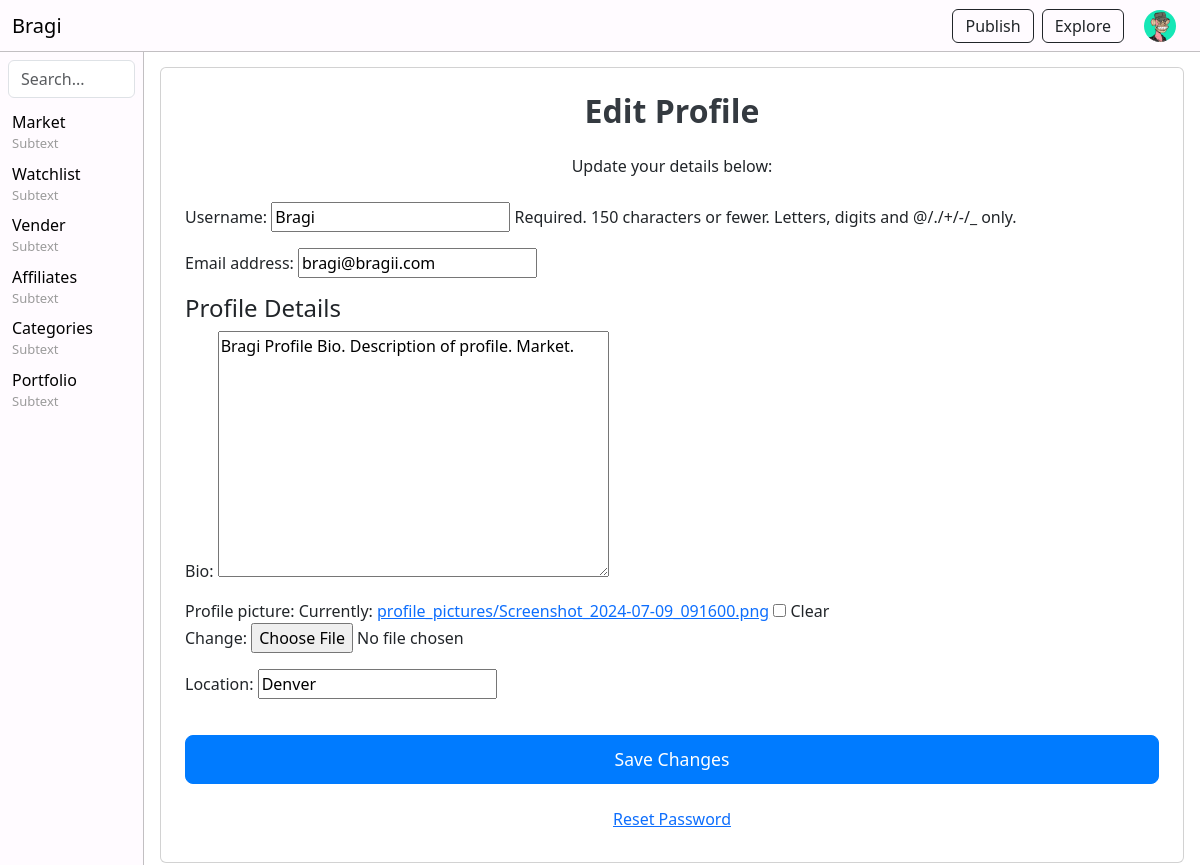
Page /users/profile/edit/ (signed in) on the earlier database version.
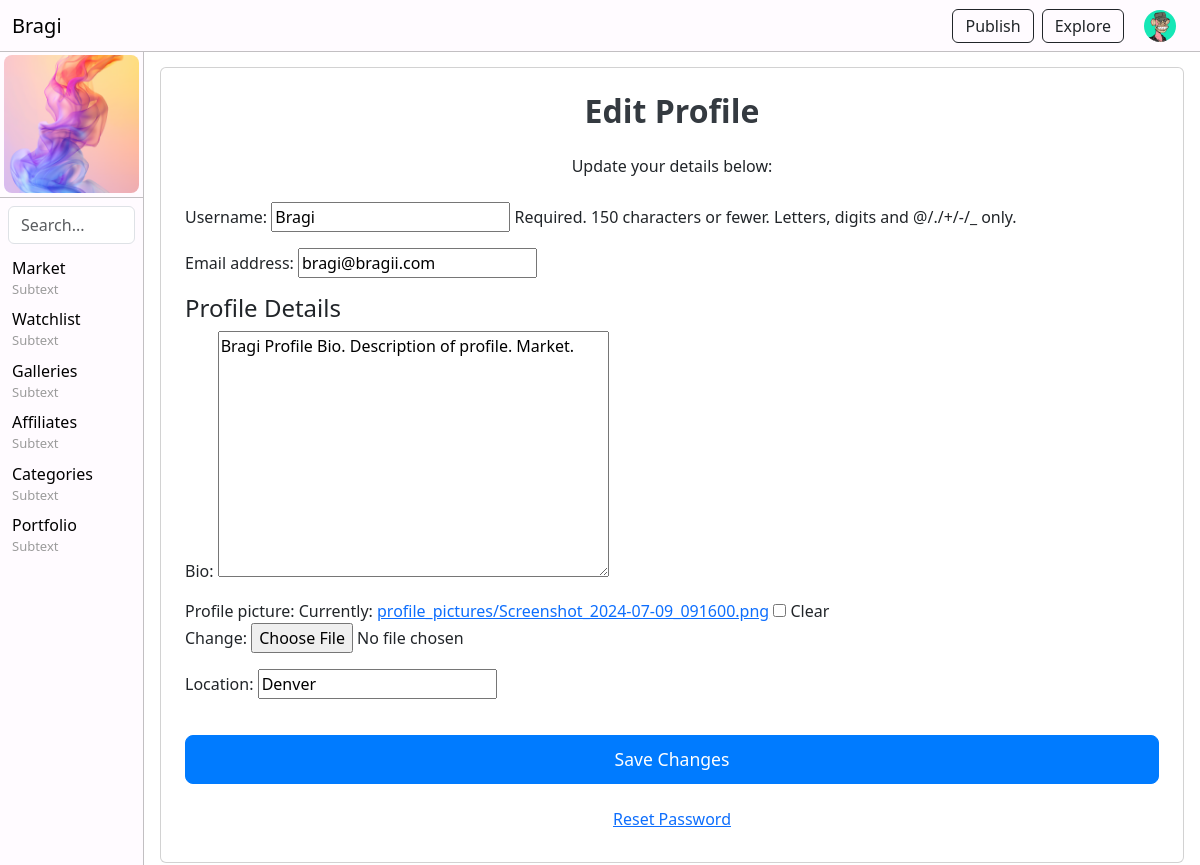
Same page on the later database version.
### toolbar/models.py (models this page shows, shortened)
class ToolbarItem(models.Model):
    name = models.CharField(max_length=100)
    subtext = models.CharField(max_length=100, blank=True, null=True)  # Optional field
    url = models.CharField(max_length=200, blank=True, null=True)
    order = models.IntegerField(default=0)
    visible = models.BooleanField(default=True)
    parent = models.ForeignKey('self', blank=True, null=True, related_name='children', on_delete=models.CASCADE)  # Self-referencing ForeignKey for submenus
    class Meta:
        ordering = ['order']

class Toolbar(models.Model):  # Separate model for the toolbar's external image
    name = models.CharField(max_length=100, blank=True, null=True)
    alt_text = models.CharField(max_length=200, blank=True, null=True)  # Alt text for the image
    image = models.ImageField(upload_to='toolbar_images/', blank=True, null=True)  # Image upload field
    url = models.URLField(max_length=200, blank=True, null=True)  # Use URLField for link
    visible = models.BooleanField(default=True)

### users/views.py (the view)
# urls.py: path('profile/edit/', views.profile_edit_view, name='profile_edit'),  # Profile edit page
@login_required
def profile_edit_view(request):
    user_profile, created = UserProfile.objects.get_or_create(user=request.user)
    if request.method == 'POST':
        user_form = UserEditForm(request.POST, instance=request.user)
        profile_form = UserProfileEditForm(request.POST, request.FILES, instance=user_profile)
        if user_form.is_valid() and profile_form.is_valid():
            user_form.save()  # Save the user data
            profile_form.save()  # Save the profile data
            print(f"Profile updated: {user_profile}")  # Debugging line
            return redirect('profile')  # Redirect to the profile view after saving
    else:
        user_form = UserEditForm(instance=request.user)
        profile_form = UserProfileEditForm(instance=user_profile)
    return render(request, 'users/profile_edit.html', {
        'user_form': user_form,
        'profile_form': profile_form,
    })

### users/forms.py
class UserEditForm(forms.ModelForm):
    class Meta:
        model = User
        fields = ['username', 'email']  # Email is visible only to the user

class UserProfileEditForm(forms.ModelForm):
    class Meta:
        model = UserProfile
        fields = ['bio', 'profile_picture', 'location']  # Add location field

### toolbar/context_processors.py (called while the page is built)
def toolbar_items(request):
    return {
        'toolbar_items': ToolbarItem.objects.filter(visible=True),
        'toolbar': Toolbar.objects.filter(visible=True).first(),  # Get the first (or only) visible toolbar
    }

### users/templates/users/profile_edit.html (shortened to what this page needs)
{% extends "base.html" %}
{% block content %}
<div class="container-profile-edit">
    <div class="card p-4 container-profile-edit-card">
        <h2 class="text-center mb-4">Edit Profile</h2>
        <p class="text-center mb-4">Update your details below:</p>
        <form method="POST" enctype="multipart/form-data">
            <div class="mb-3">
                {{ user_form.as_p }}
            </div>
            <div class="mb-3">
                <h4>Profile Details</h4>
                {{ profile_form.as_p }}
            </div>
            <button type="submit" class="btn btn-primary w-100">Save Changes</button>
        </form>
        <div class="text-center mt-3">
            <a href="{% url 'password_reset' %}" class="btn btn-link">Reset Password</a>
        </div>
    </div>
</div>
{% endblock %}

### templates/base.html (shortened to what this page needs)
{% load static %}
<!DOCTYPE html>
<html lang="en">
<head>
    <link href="https://cdn.jsdelivr.net/npm/bootstrap@5.3.0-alpha1/dist/css/bootstrap.min.css" rel="stylesheet">
    <link rel="stylesheet" href="https://cdnjs.cloudflare.com/ajax/libs/font-awesome/6.0.0-beta3/css/all.min.css">
    <link rel="stylesheet" href="{% static 'css/styles.css' %}">
</head>
    <body>
        <header>
            <nav class="navbar fixed-top">
                <div class="container-fluid d-flex justify-content-between align-items-center">
                    <a class="navbar-brand" href="/">Bragi</a>
                    {% if user.is_authenticated %}
                    <div class="d-flex align-items-center">
                        <ul class="navbar-nav d-flex flex-row align-items-center mb-0">
                            <li class="nav-item">
                                <a href="{% url 'post_create' %}" class="btn btn-outline-dark">Publish</a>
                            </li>
                            <li class="nav-item">
                                <a href="/" class="btn btn-outline-dark">Explore</a>
                            </li>
                        </ul>
                        <ul class="navbar-nav">
                            <li class="nav-item dropdown">
                                <a href="#" class="nav-link" id="profileDropdown" role="button" aria-expanded="false">
                                    {% if request.user.is_authenticated and request.user.userprofile.profile_picture %}
                                    <img src="{{ request.user.userprofile.profile_picture.url }}" alt="Profile Picture" class="rounded-circle" style="width: 32px; height: 32px; object-fit: cover;">
                                    {% endif %}
                                </a>
                            </li>
                        </ul>
                    </div>
                    {% endif %}
                </div>
            </nav>
        </header>
        <div class="content-wrapper">
            {% if user.is_authenticated %}
            <div class="navbar-verticle-left">
                {% if toolbar %}
                    {% if toolbar.image %}
                    <a href="{{ toolbar.url }}" target="_blank">
                        <img src="{{ toolbar.image.url }}" alt="{{ toolbar.alt_text }}" class="p-1" style="width: 100%; height: auto; object-fit: cover; border-radius: 12px;">
                    </a>
                    {% endif %}
                {% endif %}
                <form class="search-form" method="get" action="{% url 'post_list' %}">
                    <input class="form-control" type="search" name="q" placeholder="Search..." aria-label="Search" value="{{ query|default:'' }}">
                </form>
                <ul class="list-unstyled">
                    {% for item in toolbar_items %}
                        {% if not item.parent %}
                            <li class="has-submenu">
                                <a href="{{ item.url }}" class="text-decoration-none">
                                    {{ item.name }}
                                    <p>{{ item.subtext }}</p>
                                </a>
                            </li>
                        {% endif %}
                    {% endfor %}
                </ul>
            </div>
            {% endif %}
            <div class="main">
                {% block content %}{% endblock %}
            </div>
        </div>
    </body>
</html>

Differences in the rows shown:
added Toolbar: image (picture)
changed ToolbarItem: name "Vender" → "Galleries"
